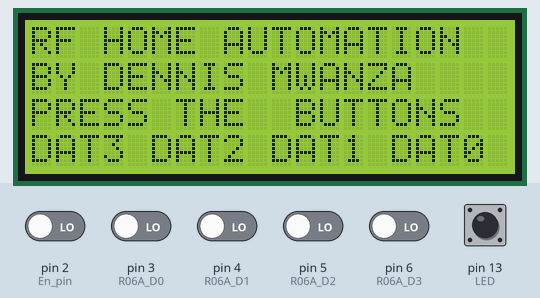
Simulated run of this sketch. Board: Arduino Uno, built with avr-gcc and run on an emulated ATmega328P. Shown: 20×4 character LCD. Inputs (shaded band) come from the test bench; at power-on: pin 13 (LED) HIGH, pin 2 (En_pin), pin 3 (R06A_D0), pin 4 (R06A_D1), pin 5 (R06A_D2), pin 6 (R06A_D3) LOW.

Above: at 1.3 s.
1.4 s: pin 2 (En_pin) driven HIGH
At 2.0 s:
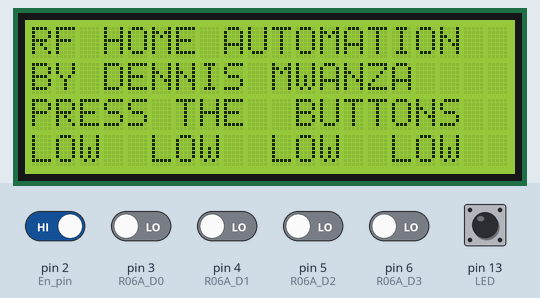
Timing chart, 0 to 4.4 s (numbered marks = the images above; inputs shaded):
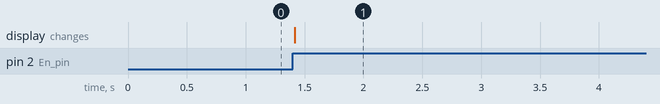

The sketch:

PROJECT_CODE.ino
```cpp
// (licence header left out)
#include <Wire.h>
#include <LCD.h>
#include <LiquidCrystal_I2C.h>

// These pins are on the PCF8574 I/O expander for I2C-bus, not the Uno
#define I2C_ADDR    0x27  // Define I2C Address where the PCF8574A is
#define BACKLIGHT_PIN     3
#define En_pin  2
#define Rw_pin  1
#define Rs_pin  0
#define D4_pin  4
#define D5_pin  5
#define D6_pin  6
#define D7_pin  7

#define  LED_OFF  0
#define  LED_ON  1

#define  PIN_D2_INT  0

// R06A defines - wired to Digital Arduino pins
// Wire the R06A per this assignment
#define R06A_VT 2    // used for INT0
#define R06A_D0 3
#define R06A_D1 4
#define R06A_D2 5
#define R06A_D3 6

int r06a_0, r06a_1, r06a_2, r06a_3 = 0; // storage for data states
int dirty = 0;                          // interrupt has occurred flag

LiquidCrystal_I2C lcd(I2C_ADDR,En_pin,Rw_pin,Rs_pin,D4_pin,D5_pin,D6_pin,D7_pin);

// Interrupt Service Routine attached to INT0 vector
void pinD2ISR()
{
    // Provide a visual clue of the interrupt
    digitalWrite(13, !digitalRead(13));  // Toggle LED on pin 13
    // Grab the data states
    r06a_0 = digitalRead(R06A_D0);      // Grab data for later consumption in loop()
    r06a_1 = digitalRead(R06A_D1);
    r06a_2 = digitalRead(R06A_D2);
    r06a_3 = digitalRead(R06A_D3);
    dirty = 1;        // flag interrupt occurance
}

void setup()
{
  lcd.begin (20,4);

// Switch on the backlight
  lcd.setBacklightPin(BACKLIGHT_PIN,POSITIVE);
  lcd.setBacklight(LED_ON);

  lcd.home ();                    // Home
  lcd.print("RF HOME AUTOMATION");  // Logo 1st line
  lcd.setCursor ( 0, 1 );         // Go to the 2rd line
  lcd.print("BY DENNIS MWANZA");
   lcd.setCursor ( 0, 2 );         // Go to the 3rd line
  lcd.print("PRESS THE  BUTTONS ");
  lcd.setCursor ( 0, 3 );         // Go to the 4rd line
  lcd.print("DAT3 DAT2 DAT1 DAT0");

  attachInterrupt(PIN_D2_INT, pinD2ISR, RISING);  // Set D2 interrupt

  // setup the R06A decoder connections
  pinMode(R06A_D0, INPUT);
  pinMode(R06A_D1, INPUT);
  pinMode(R06A_D2, INPUT);
  pinMode(R06A_D3, INPUT);
}

void loop()
{
  if(dirty)
  {
    dirty = 0;    // clear interrupt occurance flag
    lcd.setCursor (15,3);     // go to LCD col 15 of line 4
    lcd.print(r06a_0 ? "HIGH": "LOW ");
    lcd.setCursor (10,3);     // go to LCD col 10 of line 4
    lcd.print(r06a_1 ? "HIGH": "LOW ");
    lcd.setCursor (5,3);      // go to LCD col 5 of line 4
    lcd.print(r06a_2 ? "HIGH": "LOW ");
    lcd.setCursor (0,3);      // go to LCD col 0 of line 4
    lcd.print(r06a_3 ? "HIGH": "LOW ");
  }
}
```

Measured:
- after the input at 1.4 s, the display: changes at once (image 1)
